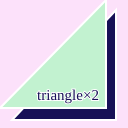
Frame 1 (no input)
Frame 60 (no input): identical to frame 1, image omitted
Frame 120 (the mouse pressed at the canvas centre since frame 60): identical to frame 1, image omitted

The p5.js sketch that drew this single still picture (run headless with seeded random() and noise() and a simulated clock; from frame 60 on, the mouse is pressed at the canvas centre):

// p5.js sketch
// ── sketch.js
function setup() {
  createCanvas(128,128);
}

function draw() {
  background(252,225,250);
  strokeWeight(2);
  stroke(255);
  fill(23, 16, 87);
  triangle(12,120,116,120,116,10);
  fill(194, 242, 208);
  triangle(0,108,106,108,106,0);
  fill(23, 16, 87);
  textSize(15);
  textAlign(CENTER);
  textFont("serif");
  text("triangle×2", 68, 100);
}
